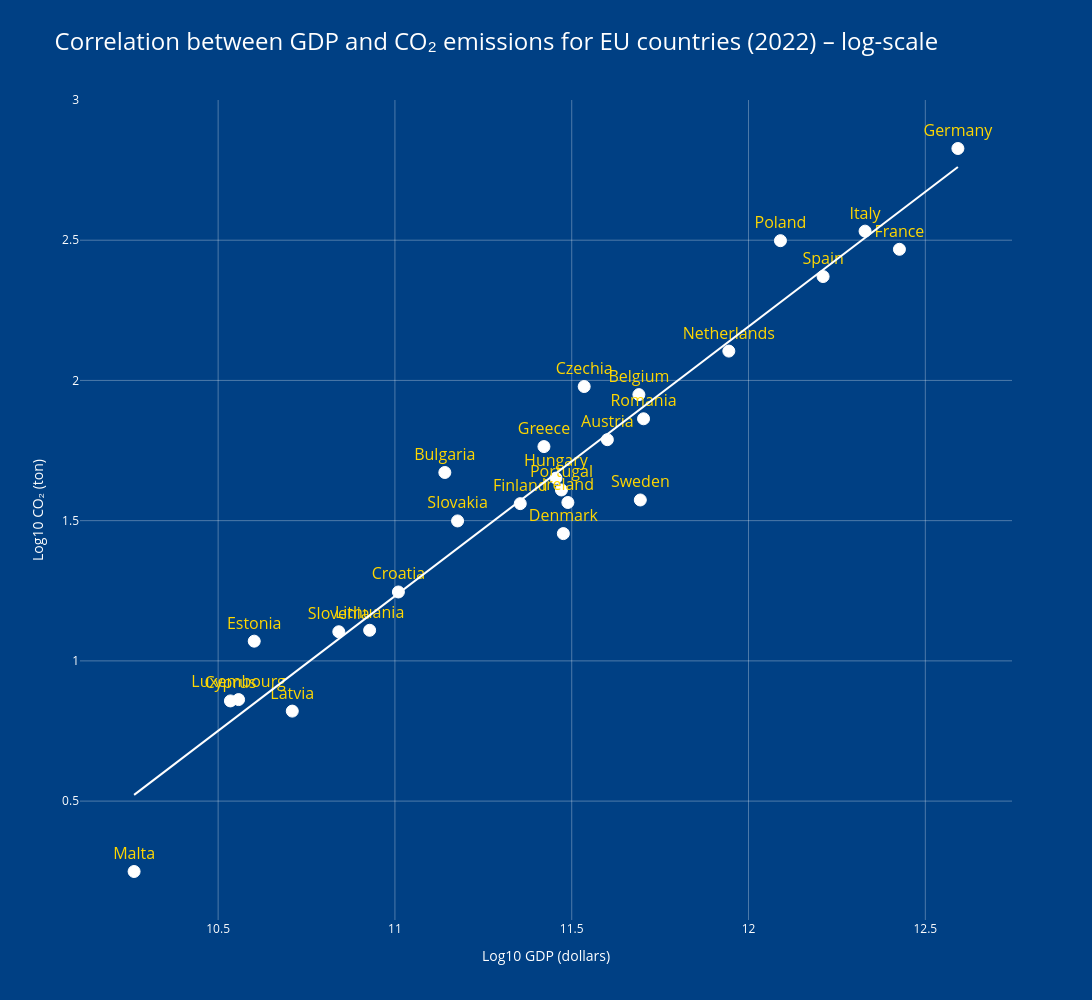

Here is the notebook cell this chart was saved with:
### Markdown cell above
The ability to invest varies significantly across the continent. The **Correlation between GDP and CO2 emissions for EU Countries (2022)** scatterplot with a trendline clearly illustrates that wealthier countries such as Germany, Spain, Italy, and France tend to have higher overall CO2 emissions, reflecting a historical link between economic development and carbon intensity(Apeti et al., 2025). Conversely, countries with lower GDPs, like Austria, Greece, Slovakia, and Estonia, generally show lower emissions.

### Code cell
import pandas as pd
import numpy as np
import plotly.express as px

# 1) Data inladen en filteren
url = 'https://raw.githubusercontent.com/owid/co2-data/master/owid-co2-data.csv'
df = pd.read_csv(url)
df = df[df['year'] == 2022]
eu_countries = [
    'Austria', 'Belgium', 'Bulgaria', 'Croatia', 'Cyprus', 'Czechia',
    'Denmark', 'Estonia', 'Finland', 'France', 'Germany', 'Greece',
    'Hungary', 'Ireland', 'Italy', 'Latvia', 'Lithuania', 'Luxembourg',
    'Malta', 'Netherlands', 'Poland', 'Portugal', 'Romania',
    'Slovakia', 'Slovenia', 'Spain', 'Sweden'
]
df = df[df['country'].isin(eu_countries)].dropna(subset=['gdp', 'co2'])

# 2) Log-transformatie
df['log_gdp'] = np.log10(df['gdp'])
df['log_co2'] = np.log10(df['co2'])

# 3) Maak interactieve scatter met regressielijn
fig = px.scatter(
    df,
    x='log_gdp',
    y='log_co2',
    text='country',
    trendline='ols',
    trendline_color_override='white',
    title='Correlation between GDP and CO₂ emissions for EU countries (2022) – log-scale',
    labels={'log_gdp':'Log10 GDP (dollars)', 'log_co2':'Log10 CO₂ (ton)'},
    width=1600,
    height=1000
)

# 4) Marker-punten wít maken
fig.update_traces(
    marker=dict(color='white', size=12, line=dict(color='white', width=1)),
    selector=lambda trace: 'markers' in trace.mode
)

# 5) Landnamen in geel en nét boven de stip zetten
fig.update_traces(
    textfont=dict(color='#FFD700', size=16),
    textposition='top center',
    selector=lambda trace: 'text' in trace.mode
)

# 6) Styling: donkerblauwe ondergrond en witte assen/grid/tekst
fig.update_layout(
    paper_bgcolor='#004084',
    plot_bgcolor='#004084',
    font_color='white',
    title_font_size=24
)

fig.update_xaxes(
    showgrid=True,
    gridcolor='rgba(255,255,255,0.3)',
    zerolinecolor='white',
    tickfont_color='white',
    title_font_color='white'
)
fig.update_yaxes(
    showgrid=True,
    gridcolor='rgba(255,255,255,0.3)',
    zerolinecolor='white',
    tickfont_color='white',
    title_font_color='white'
)

fig.show()

### Figure 1 — Plotly figure (JSON) as saved in the notebook; plotly's stock layout.template omitted (floating-point values rounded to 4 significant figures)
{"data": [{"hovertemplate": "Log10 GDP (dollars)=%{x}<br>Log10 CO₂ (ton)=%{y}<br>country=%{text}<extra></extra>", "legendgroup": "", "marker": {"color": "white", "line": {"color": "white", "width": 1}, "size": 12, "symbol": "circle"}, "mode": "markers+text", "name": "", "orientation": "v", "showlegend": false, "text": ["Austria", "Belgium", "Bulgaria", "Croatia", "Cyprus", "Czechia", "Denmark", "Estonia", "Finland", "France", "Germany", "Greece", "Hungary", "Ireland", "Italy", "Latvia", "Lithuania", "Luxembourg", "Malta", "Netherlands", "Poland", "Portugal", "Romania", "Slovakia", "Slovenia", "Spain", "Sweden"], "textfont": {"color": "#FFD700", "size": 16}, "textposition": "top center", "type": "scatter", "x": [11.6, 11.69, 11.14, 11.01, 10.53, 11.54, 11.48, 10.6, 11.35, 12.43, 12.59, 11.42, 11.46, 11.49, 12.33, 10.71, 10.93, 10.56, 10.26, 11.94, 12.09, 11.47, 11.7, 11.18, 10.84, 12.21, 11.69], "xaxis": "x", "y": [1.789, 1.949, 1.672, 1.246, 0.8572, 1.978, 1.454, 1.07, 1.561, 2.468, 2.827, 1.764, 1.652, 1.565, 2.532, 0.8209, 1.109, 0.862, 0.249, 2.105, 2.498, 1.609, 1.863, 1.499, 1.104, 2.37, 1.574], "yaxis": "y"}, {"hovertemplate": "<b>OLS trendline</b><br>log_co2 = 0.96101 * log_gdp + -9.34011<br>R<sup>2</sup>=0.938736<br><br>Log10 GDP (dollars)=%{x}<br>Log10 CO₂ (ton)=%{y} <b>(trend)</b><extra></extra>", "legendgroup": "", "line": {"color": "white"}, "marker": {"color": "#636efa", "symbol": "circle"}, "mode": "lines", "name": "", "showlegend": false, "type": "scatter", "x": [10.26, 10.53, 10.56, 10.6, 10.71, 10.84, 10.93, 11.01, 11.14, 11.18, 11.35, 11.42, 11.46, 11.47, 11.48, 11.49, 11.54, 11.6, 11.69, 11.69, 11.7, 11.94, 12.09, 12.21, 12.33, 12.43, 12.59], "xaxis": "x", "y": [0.5221, 0.7839, 0.8061, 0.8486, 0.952, 1.078, 1.162, 1.24, 1.367, 1.401, 1.572, 1.636, 1.669, 1.684, 1.689, 1.701, 1.745, 1.808, 1.894, 1.898, 1.907, 2.138, 2.279, 2.395, 2.509, 2.602, 2.761], "yaxis": "y"}], "layout": {"font": {"color": "white"}, "height": 1000, "legend": {"tracegroupgap": 0}, "paper_bgcolor": "#004084", "plot_bgcolor": "#004084", "title": {"font": {"size": 24}, "text": "Correlation between GDP and CO₂ emissions for EU countries (2022) – log-scale"}, "width": 1600, "xaxis": {"anchor": "y", "domain": [0, 1], "gridcolor": "rgba(255,255,255,0.3)", "showgrid": true, "tickfont": {"color": "white"}, "title": {"font": {"color": "white"}, "text": "Log10 GDP (dollars)"}, "zerolinecolor": "white"}, "yaxis": {"anchor": "x", "domain": [0, 1], "gridcolor": "rgba(255,255,255,0.3)", "showgrid": true, "tickfont": {"color": "white"}, "title": {"font": {"color": "white"}, "text": "Log10 CO₂ (ton)"}, "zerolinecolor": "white"}}}
